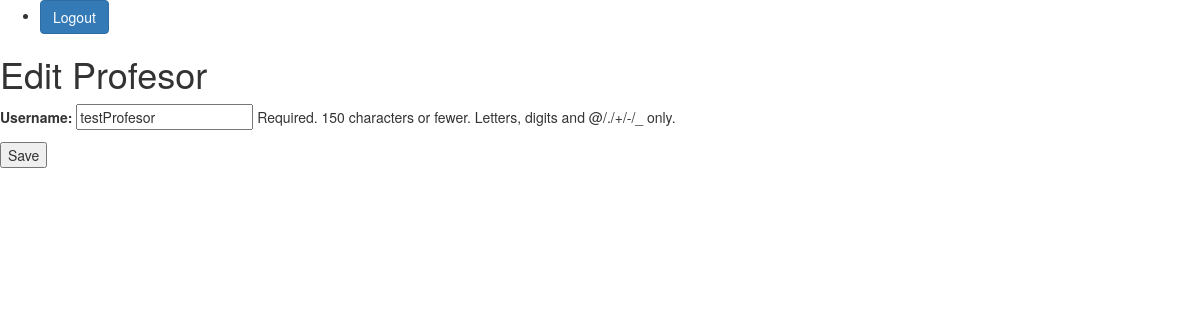
Page /profesori/15/edit/ (signed in) on the earlier database version.
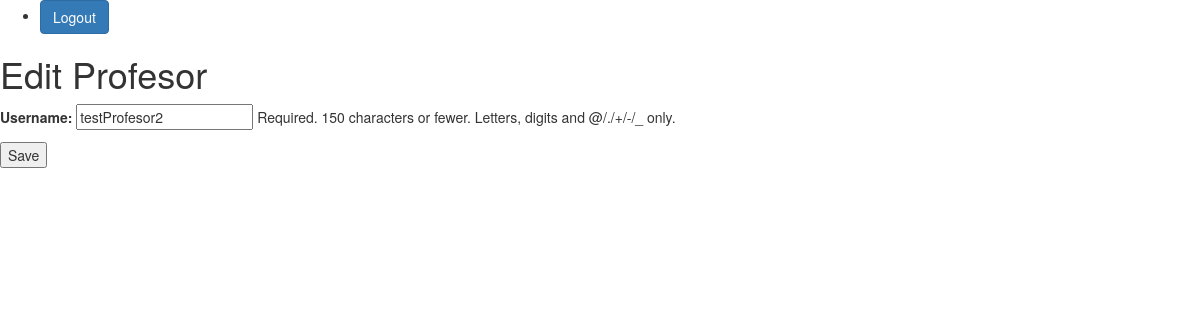
Same page on the later database version.
### appUpisStudenata/models.py (models this page shows)
class Korisnik(AbstractUser):
    role = models.ForeignKey(Role, on_delete=models.SET_NULL,blank=True, null=True, related_name="rola" )
    statusi = (('none', 'None'), ('izv', 'izvanredni student'), ('red', 'redovni student'))
    status = models.CharField(max_length=50, choices=statusi)

### appUpisStudenata/views.py (the view)
# urls.py: path('profesori/<int:pk>/edit/', ProfesoriUpdateView.as_view(), name='editProfesor'),
class ProfesoriUpdateView(LoginRequiredMixin, UpdateView):
    model = Korisnik
    fields = ['username']
    template_name = 'editProfesor.html'
    success_url = '/list-profesori/'
    def get_context_data(self, **kwargs):
        context = super().get_context_data(**kwargs)
        context['profesor'] = self.get_object()
        return context

### appUpisStudenata/templates/editProfesor.html (shortened to what this page needs)
{% extends 'base.html' %}
{% block content %}
  <h1>Edit Profesor</h1>
  <form method="post">
    {{ form.as_p }}
    <button type="submit">Save</button>
  </form>
{% endblock %}

Differences in the rows shown:
changed Korisnik: username "testProfesor" → "testProfesor2"
